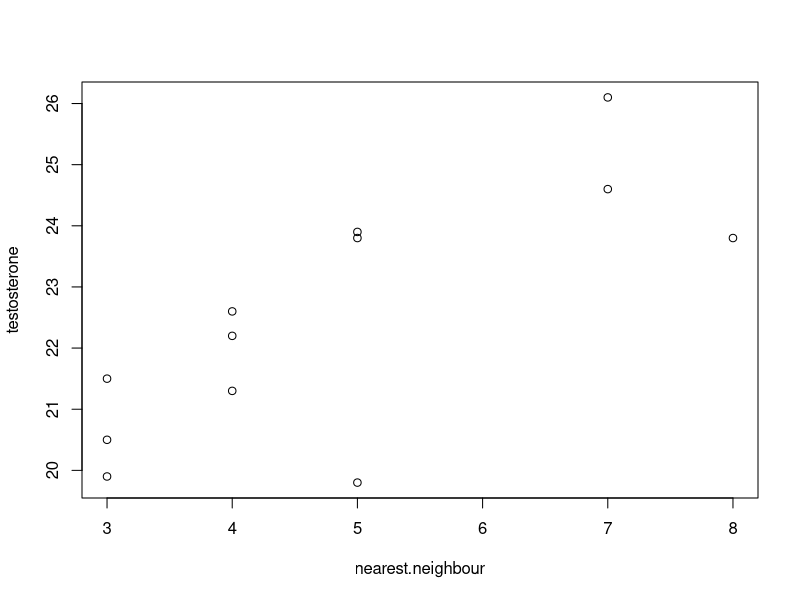

This figure's R source:
# nearest neighbour correlation coefficient test on lizards testosterone and nearest.neighbour fx.
nearest.neighbour <- c(4,7,3,5,8,3,7,4,3,5,5,4)
testosterone <- c(22.2, 26.1, 21.5, 23.8, 23.8, 20.5, 24.6, 22.6, 19.9, 23.9, 19.8, 21.3)
plot(nearest.neighbour, testosterone)
cor.test(nearest.neighbour, testosterone)

